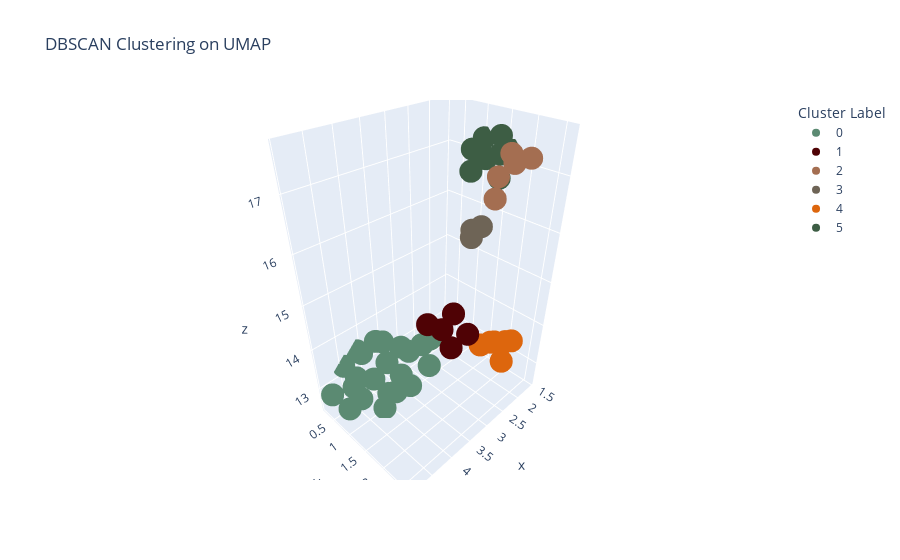

Notebook code for this chart:
### Markdown cell above
In order to capture the nonlinear nature of our features, UMAP was utilized to reduce and then visualise our data in 3 dimensions which revealed 6 distinct clusters which were defined using dbscan.

### Code cell
from src.questions.styleClustering.K_mean_cluster import umap_clustering

umap_clustering(BA_US_knn_text)

### Figure 1 — Plotly figure (JSON) as saved in the notebook; plotly's stock layout.template omitted (floating-point values rounded to 4 significant figures)
{"data": [{"customdata": [["Alabama", "0"], ["Arizona", "0"], ["Arkansas", "0"], ["Georgia", "0"], ["Hawaii", "0"], ["Idaho", "0"], ["Iowa", "0"], ["Kansas", "0"], ["Louisiana", "0"], ["Maine", "0"], ["Michigan", "0"], ["Mississippi", "0"], ["Montana", "0"], ["Nebraska", "0"], ["Nevada", "0"], ["New Mexico", "0"], ["North Dakota", "0"], ["Oklahoma", "0"], ["South Dakota", "0"], ["Utah", "0"], ["Wisconsin", "0"], ["Wyoming", "0"]], "hovertemplate": "Cluster Label=%{customdata[1]}<br>x=%{x}<br>y=%{y}<br>z=%{z}<br>user_state=%{customdata[0]}<extra></extra>", "legendgroup": "0", "marker": {"color": "#5b8a72", "symbol": "circle"}, "mode": "markers", "name": "0", "scene": "scene", "showlegend": true, "type": "scatter3d", "x": [3.915, 4.0, 4.048, 2.744, 4.522, 3.496, 3.331, 4.191, 3.791, 3.691, 2.946, 4.626, 4.134, 3.395, 4.134, 4.463, 4.775, 3.903, 4.371, 4.916, 2.868, 4.382], "y": [0.8812, 0.7049, 1.284, 0.8921, 0.8132, 1.078, 0.8726, 1.081, 0.6424, 1.066, 1.067, 0.8899, 1.184, 0.679, 0.2429, 0.2234, 0.756, 0.3904, 0.3454, 0.4361, 0.7711, 0.7763], "z": [12.59, 13.93, 13.05, 13.33, 12.86, 12.65, 13.35, 12.54, 13.75, 13.82, 12.83, 13.56, 13.81, 12.59, 13.48, 13.27, 12.73, 12.63, 12.71, 12.98, 13.17, 13.93]}, {"customdata": [["Alaska", "1"], ["Delaware", "1"], ["New Hampshire", "1"], ["Texas", "1"], ["West Virginia", "1"]], "hovertemplate": "Cluster Label=%{customdata[1]}<br>x=%{x}<br>y=%{y}<br>z=%{z}<br>user_state=%{customdata[0]}<extra></extra>", "legendgroup": "1", "marker": {"color": "#4f0205", "symbol": "circle"}, "mode": "markers", "name": "1", "scene": "scene", "showlegend": true, "type": "scatter3d", "x": [3.378, 3.246, 3.528, 3.562, 3.237], "y": [1.822, 1.959, 1.62, 2.211, 2.285], "z": [14.51, 14.86, 14.6, 14.46, 14.61]}, {"customdata": [["California", "2"], ["Massachusetts", "2"], ["Ohio", "2"], ["Pennsylvania", "2"], ["Washington", "2"]], "hovertemplate": "Cluster Label=%{customdata[1]}<br>x=%{x}<br>y=%{y}<br>z=%{z}<br>user_state=%{customdata[0]}<extra></extra>", "legendgroup": "2", "marker": {"color": "#a46e51", "symbol": "circle"}, "mode": "markers", "name": "2", "scene": "scene", "showlegend": true, "type": "scatter3d", "x": [2.515, 2.538, 2.799, 2.747, 2.885], "y": [2.63, 2.385, 2.497, 2.274, 2.352], "z": [17.53, 17.4, 17.63, 17.23, 16.96]}, {"customdata": [["Colorado", "3"], ["New Jersey", "3"], ["Vermont", "3"]], "hovertemplate": "Cluster Label=%{customdata[1]}<br>x=%{x}<br>y=%{y}<br>z=%{z}<br>user_state=%{customdata[0]}<extra></extra>", "legendgroup": "3", "marker": {"color": "#6e6456", "symbol": "circle"}, "mode": "markers", "name": "3", "scene": "scene", "showlegend": true, "type": "scatter3d", "x": [2.718, 2.866, 2.663], "y": [1.821, 1.941, 1.965], "z": [16.2, 16.17, 16.3]}, {"customdata": [["Connecticut", "4"], ["Minnesota", "4"], ["North Carolina", "4"], ["Oregon", "4"], ["Tennessee", "4"], ["Virginia", "4"]], "hovertemplate": "Cluster Label=%{customdata[1]}<br>x=%{x}<br>y=%{y}<br>z=%{z}<br>user_state=%{customdata[0]}<extra></extra>", "legendgroup": "4", "marker": {"color": "#dd660d", "symbol": "circle"}, "mode": "markers", "name": "4", "scene": "scene", "showlegend": true, "type": "scatter3d", "x": [2.387, 2.508, 2.389, 2.414, 2.119, 1.974], "y": [2.157, 2.325, 2.453, 1.945, 2.445, 2.22], "z": [13.81, 14.0, 13.52, 13.62, 13.86, 13.61]}, {"customdata": [["Florida", "5"], ["Illinois", "5"], ["Indiana", "5"], ["Kentucky", "5"], ["Maryland", "5"], ["Missouri", "5"], ["New York", "5"], ["Rhode Island", "5"], ["South Carolina", "5"]], "hovertemplate": "Cluster Label=%{customdata[1]}<br>x=%{x}<br>y=%{y}<br>z=%{z}<br>user_state=%{customdata[0]}<extra></extra>", "legendgroup": "5", "marker": {"color": "#3d5d44", "symbol": "circle"}, "mode": "markers", "name": "5", "scene": "scene", "showlegend": true, "type": "scatter3d", "x": [1.704, 1.784, 2.271, 1.974, 2.21, 1.956, 1.835, 1.568, 1.582], "y": [1.208, 1.552, 1.364, 1.705, 1.496, 1.107, 1.619, 1.646, 1.048], "z": [16.97, 17.45, 16.94, 17.23, 17.27, 17.17, 16.77, 17.18, 17.26]}], "layout": {"legend": {"title": {"text": "Cluster Label"}, "tracegroupgap": 0}, "scene": {"domain": {"x": [0, 1], "y": [0, 1]}, "xaxis": {"title": {"text": "x"}}, "yaxis": {"title": {"text": "y"}}, "zaxis": {"title": {"text": "z"}}}, "title": {"text": "DBSCAN Clustering on UMAP"}}}
